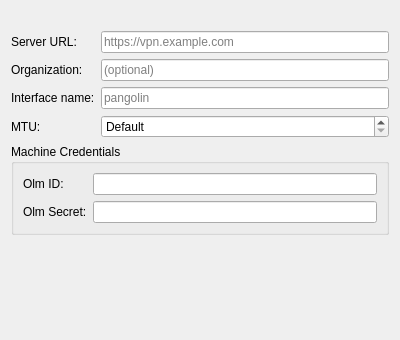
<?xml version="1.0" encoding="UTF-8"?>
<ui version="4.0">
 <class>PangolinWidget</class>
 <widget class="QWidget" name="PangolinWidget">
  <property name="geometry">
   <rect>
    <x>0</x>
    <y>0</y>
    <width>400</width>
    <height>340</height>
   </rect>
  </property>
  <layout class="QVBoxLayout" name="mainLayout">
   <item>
    <widget class="QLabel" name="warningLabel">
     <property name="text">
      <string/>
     </property>
     <property name="visible">
      <bool>false</bool>
     </property>
    </widget>
   </item>
   <item>
    <layout class="QFormLayout" name="formLayout">
     <item row="0" column="0">
      <widget class="QLabel" name="serverUrlLabel">
       <property name="text">
        <string>Server URL:</string>
       </property>
      </widget>
     </item>
     <item row="0" column="1">
      <widget class="QLineEdit" name="serverUrl">
       <property name="placeholderText">
        <string>https://vpn.example.com</string>
       </property>
      </widget>
     </item>
     <item row="1" column="0">
      <widget class="QLabel" name="orgLabel">
       <property name="text">
        <string>Organization:</string>
       </property>
      </widget>
     </item>
     <item row="1" column="1">
      <widget class="QLineEdit" name="org">
       <property name="placeholderText">
        <string>(optional)</string>
       </property>
      </widget>
     </item>
     <item row="2" column="0">
      <widget class="QLabel" name="interfaceNameLabel">
       <property name="text">
        <string>Interface name:</string>
       </property>
      </widget>
     </item>
     <item row="2" column="1">
      <widget class="QLineEdit" name="interfaceName">
       <property name="placeholderText">
        <string>pangolin</string>
       </property>
      </widget>
     </item>
     <item row="3" column="0">
      <widget class="QLabel" name="mtuLabel">
       <property name="text">
        <string>MTU:</string>
       </property>
      </widget>
     </item>
     <item row="3" column="1">
      <widget class="QSpinBox" name="mtu">
       <property name="minimum">
        <number>0</number>
       </property>
       <property name="maximum">
        <number>9000</number>
       </property>
       <property name="value">
        <number>0</number>
       </property>
       <property name="specialValueText">
        <string>Default</string>
       </property>
      </widget>
     </item>
    </layout>
   </item>
   <item>
    <widget class="QGroupBox" name="machineCredentialsGroup">
     <property name="title">
      <string>Machine Credentials</string>
     </property>
     <property name="checkable">
      <bool>false</bool>
     </property>
     <layout class="QFormLayout" name="credentialsLayout">
      <item row="0" column="0">
       <widget class="QLabel" name="olmIdLabel">
        <property name="text">
         <string>Olm ID:</string>
        </property>
       </widget>
      </item>
      <item row="0" column="1">
       <widget class="QLineEdit" name="olmId"/>
      </item>
      <item row="1" column="0">
       <widget class="QLabel" name="olmSecretLabel">
        <property name="text">
         <string>Olm Secret:</string>
        </property>
       </widget>
      </item>
      <item row="1" column="1">
       <widget class="QLineEdit" name="olmSecret">
        <property name="echoMode">
         <enum>QLineEdit::Password</enum>
        </property>
       </widget>
      </item>
     </layout>
    </widget>
   </item>
   <item>
    <spacer name="verticalSpacer">
     <property name="orientation">
      <enum>Qt::Vertical</enum>
     </property>
     <property name="sizeHint" stdset="0">
      <size>
       <width>20</width>
       <height>40</height>
      </size>
     </property>
    </spacer>
   </item>
  </layout>
 </widget>
 <resources/>
 <connections/>
</ui>
